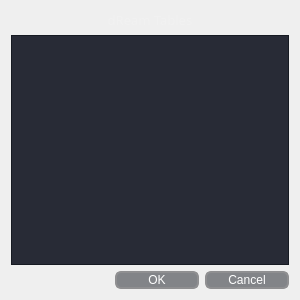
<?xml version="1.0" encoding="UTF-8"?>
<ui version="4.0">
 <class>Dialog</class>
 <widget class="QDialog" name="Dialog">
  <property name="geometry">
   <rect>
    <x>0</x>
    <y>0</y>
    <width>300</width>
    <height>300</height>
   </rect>
  </property>
  <property name="minimumSize">
   <size>
    <width>300</width>
    <height>300</height>
   </size>
  </property>
  <property name="maximumSize">
   <size>
    <width>300</width>
    <height>300</height>
   </size>
  </property>
  <property name="windowTitle">
   <string>Confirm</string>
  </property>
  <property name="windowIcon">
   <iconset resource="img.qrc">
    <normaloff>:/Icon</normaloff>:/Icon</iconset>
  </property>
  <property name="styleSheet">
   <string notr="true">QDialog{
	background-image: url(:/background);

}</string>
  </property>
  <layout class="QGridLayout" name="gridLayout">
   <item row="0" column="0">
    <widget class="QLabel" name="clubsLabel">
     <property name="palette">
      <palette>
       <active>
        <colorrole role="WindowText">
         <brush brushstyle="SolidPattern">
          <color alpha="30">
           <red>255</red>
           <green>255</green>
           <blue>255</blue>
          </color>
         </brush>
        </colorrole>
        <colorrole role="Text">
         <brush brushstyle="SolidPattern">
          <color alpha="30">
           <red>255</red>
           <green>255</green>
           <blue>255</blue>
          </color>
         </brush>
        </colorrole>
        <colorrole role="ButtonText">
         <brush brushstyle="SolidPattern">
          <color alpha="30">
           <red>255</red>
           <green>255</green>
           <blue>255</blue>
          </color>
         </brush>
        </colorrole>
        <colorrole role="PlaceholderText">
         <brush brushstyle="NoBrush">
          <color alpha="128">
           <red>255</red>
           <green>255</green>
           <blue>255</blue>
          </color>
         </brush>
        </colorrole>
       </active>
       <inactive>
        <colorrole role="WindowText">
         <brush brushstyle="SolidPattern">
          <color alpha="30">
           <red>255</red>
           <green>255</green>
           <blue>255</blue>
          </color>
         </brush>
        </colorrole>
        <colorrole role="Text">
         <brush brushstyle="SolidPattern">
          <color alpha="30">
           <red>255</red>
           <green>255</green>
           <blue>255</blue>
          </color>
         </brush>
        </colorrole>
        <colorrole role="ButtonText">
         <brush brushstyle="SolidPattern">
          <color alpha="30">
           <red>255</red>
           <green>255</green>
           <blue>255</blue>
          </color>
         </brush>
        </colorrole>
        <colorrole role="PlaceholderText">
         <brush brushstyle="NoBrush">
          <color alpha="128">
           <red>255</red>
           <green>255</green>
           <blue>255</blue>
          </color>
         </brush>
        </colorrole>
       </inactive>
       <disabled>
        <colorrole role="WindowText">
         <brush brushstyle="SolidPattern">
          <color alpha="30">
           <red>255</red>
           <green>255</green>
           <blue>255</blue>
          </color>
         </brush>
        </colorrole>
        <colorrole role="Text">
         <brush brushstyle="SolidPattern">
          <color alpha="30">
           <red>255</red>
           <green>255</green>
           <blue>255</blue>
          </color>
         </brush>
        </colorrole>
        <colorrole role="ButtonText">
         <brush brushstyle="SolidPattern">
          <color alpha="30">
           <red>255</red>
           <green>255</green>
           <blue>255</blue>
          </color>
         </brush>
        </colorrole>
        <colorrole role="PlaceholderText">
         <brush brushstyle="NoBrush">
          <color alpha="128">
           <red>255</red>
           <green>255</green>
           <blue>255</blue>
          </color>
         </brush>
        </colorrole>
       </disabled>
      </palette>
     </property>
     <property name="font">
      <font>
       <family>Gugi</family>
       <pointsize>10</pointsize>
       <weight>50</weight>
       <italic>false</italic>
       <bold>false</bold>
      </font>
     </property>
     <property name="styleSheet">
      <string notr="true">color: rgb(255, 255, 255, 30);
font: 10pt &quot;Gugi&quot;;</string>
     </property>
     <property name="text">
      <string>dReam Tables</string>
     </property>
     <property name="alignment">
      <set>Qt::AlignCenter</set>
     </property>
    </widget>
   </item>
   <item row="1" column="0">
    <widget class="QTextBrowser" name="confirmTextBrowser">
     <property name="font">
      <font>
       <pointsize>12</pointsize>
       <weight>75</weight>
       <italic>true</italic>
       <bold>true</bold>
      </font>
     </property>
     <property name="styleSheet">
      <string notr="true">background-color: rgb(28, 31, 43, 240);
color: rgb(255, 255, 255);</string>
     </property>
     <property name="html">
      <string>&lt;!DOCTYPE HTML PUBLIC &quot;-//W3C//DTD HTML 4.0//EN&quot; &quot;http://www.w3.org/TR/REC-html40/strict.dtd&quot;&gt;
&lt;html&gt;&lt;head&gt;&lt;meta name=&quot;qrichtext&quot; content=&quot;1&quot; /&gt;&lt;style type=&quot;text/css&quot;&gt;
p, li { white-space: pre-wrap; }
&lt;/style&gt;&lt;/head&gt;&lt;body style=&quot; font-family:'Ubuntu'; font-size:12pt; font-weight:600; font-style:italic;&quot;&gt;
&lt;p align=&quot;center&quot; style=&quot;-qt-paragraph-type:empty; margin-top:0px; margin-bottom:0px; margin-left:0px; margin-right:0px; -qt-block-indent:0; text-indent:0px; font-size:10pt; font-weight:400; font-style:normal;&quot;&gt;&lt;br /&gt;&lt;/p&gt;&lt;/body&gt;&lt;/html&gt;</string>
     </property>
    </widget>
   </item>
   <item row="2" column="0">
    <widget class="QDialogButtonBox" name="buttonBox">
     <property name="font">
      <font>
       <italic>true</italic>
      </font>
     </property>
     <property name="styleSheet">
      <string notr="true">QPushButton{
	color: rgb(255, 255, 255);
    background-color: rgb(85, 88, 93, 180);
    border: 2px solid #8f8f91;
    border-radius: 6px;
    min-width: 80px;
}

QPushButton:hover {
	background-color: rgb(0, 158, 0, 120);
}

QPushButton:pressed {
	background-color: rgb(56, 47, 165);
}</string>
     </property>
     <property name="orientation">
      <enum>Qt::Horizontal</enum>
     </property>
     <property name="standardButtons">
      <set>QDialogButtonBox::Cancel|QDialogButtonBox::Ok</set>
     </property>
    </widget>
   </item>
  </layout>
 </widget>
 <resources>
  <include location="img.qrc"/>
 </resources>
 <connections>
  <connection>
   <sender>buttonBox</sender>
   <signal>accepted()</signal>
   <receiver>Dialog</receiver>
   <slot>accept()</slot>
   <hints>
    <hint type="sourcelabel">
     <x>172</x>
     <y>282</y>
    </hint>
    <hint type="destinationlabel">
     <x>3</x>
     <y>258</y>
    </hint>
   </hints>
  </connection>
  <connection>
   <sender>buttonBox</sender>
   <signal>rejected()</signal>
   <receiver>Dialog</receiver>
   <slot>reject()</slot>
   <hints>
    <hint type="sourcelabel">
     <x>266</x>
     <y>281</y>
    </hint>
    <hint type="destinationlabel">
     <x>300</x>
     <y>243</y>
    </hint>
   </hints>
  </connection>
 </connections>
</ui>
